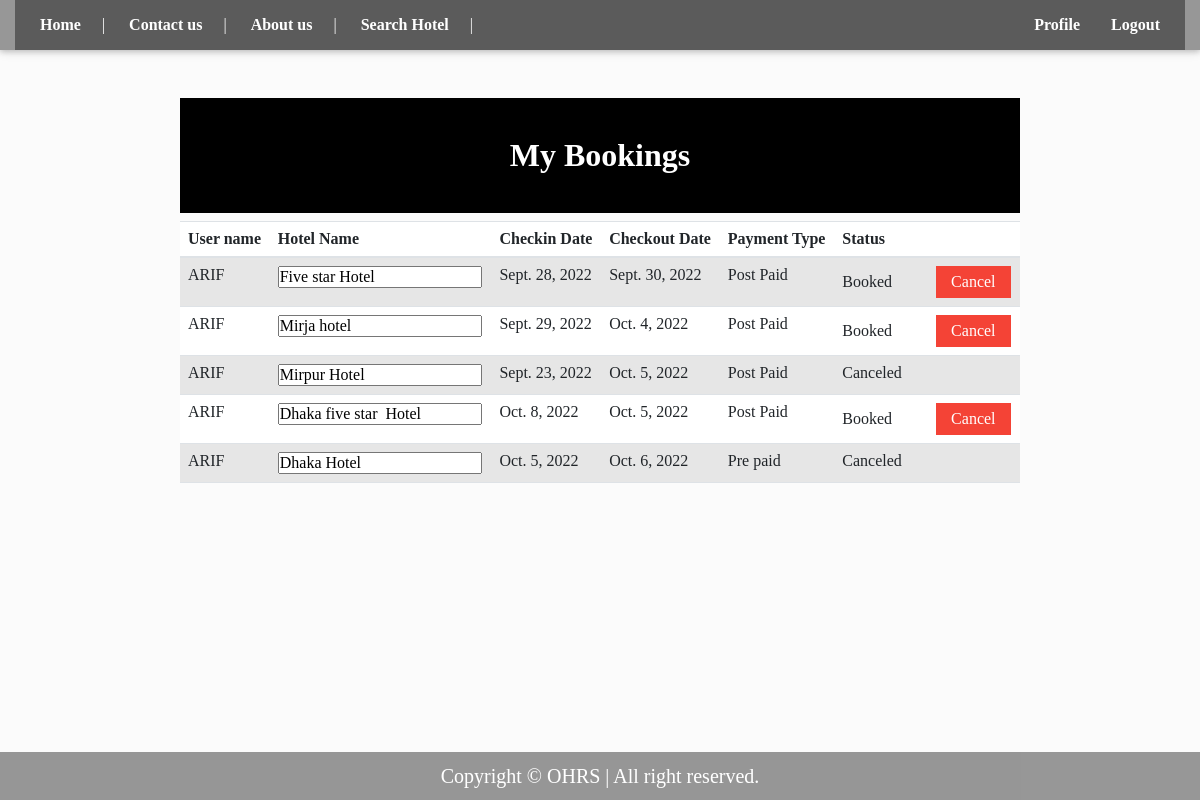
Before: /mybookings.html (signed in) with the older database file.
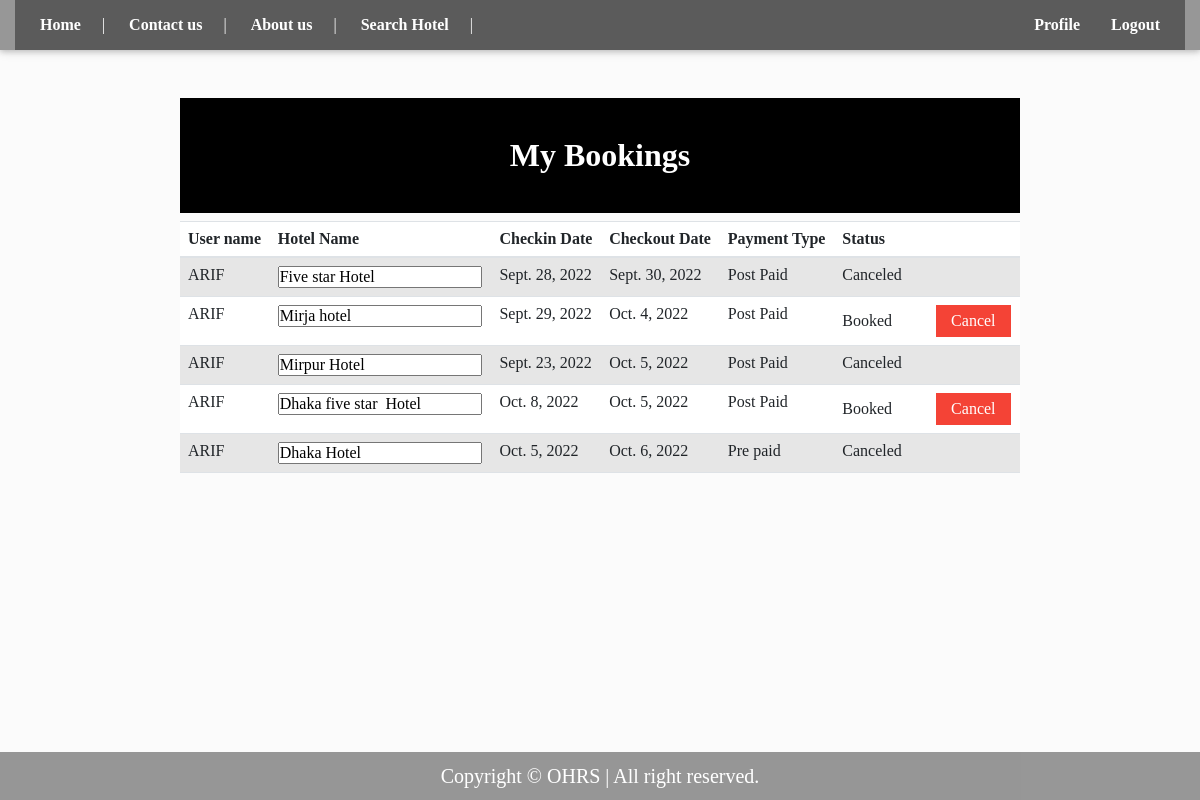
After: the same page with the newer database file.
### hotel/models.py (models this page shows, shortened)
class BaseModel(models.Model):
    uid = models.UUIDField(default=uuid.uuid4   , editable=False , primary_key=True)
    created_at = models.DateField(auto_now_add=True)
    updated_at = models.DateField(auto_now_add=True)
    class Meta:
        abstract = True

class HotelBooking(BaseModel):
    hotel= models.ForeignKey(Hotel  , related_name="hotel_bookings" , on_delete=models.CASCADE)
    user = models.ForeignKey(User, related_name="user_bookings" , on_delete=models.CASCADE)
    start_date = models.DateField()
    end_date = models.DateField()
    booking_type= models.CharField(max_length=100,choices=(('Pre Paid' , 'Pre Paid') , ('Post Paid' , 'Post Paid')))
    booking_status= models.CharField(max_length=10,default="Booked")

class Hotel(BaseModel):
    images = models.ImageField(upload_to="hotels/")
    hotel_name= models.CharField(max_length=100,null=True,blank=True)
    hotel_price = models.IntegerField(null=True,blank=True)
    description = models.TextField(null=True,blank=True)
    amenities = models.ManyToManyField(Amenities,blank=True)
    room_count = models.IntegerField(default=10,null=True,blank=True)
    Division= models.CharField(max_length=20,null=True,blank=True)
    District= models.CharField(max_length=20,null=True,blank=True)
    def __str__(self) -> str:
        return f"{self.hotel_name}"

### hotel/views.py (the view)
# urls.py: path('mybookings.html', mybookings , name='mybookings'),
@login_required(login_url='login')
def mybookings(request):
    User=request.user
    Hotel_Booking=HotelBooking.objects.filter(user=User)
    context={
         "HotelBooking":Hotel_Booking,
    }
    if 'hotel' in request.GET:
        hotel = request.GET['hotel']
        HotelBooking.objects.filter(hotel__hotel_name= hotel).filter(user= User).update(booking_status='Canceled')
    return render(request,"mybookings.html",context)

### hotel/templates/mybookings.html (shortened to what this page needs)
{%load static %}
<html lang="en">
<head>
  <link rel="stylesheet" href="https://cdn.jsdelivr.net/npm/bootstrap@4.6.1/dist/css/bootstrap.min.css">
  <link href="https://cdn.jsdelivr.net/npm/bootstrap@5.1.1/dist/css/bootstrap.min.css" rel="stylesheet"
>
  <link href="{% static 'css/style.css' %}" rel="stylesheet">
  <link rel="stylesheet" href="{% static 'css/fontawsom-all.min.css' %}">
</head>
<body style="min-height: 200px; background-image: url({% static 'img/bg-img/y.jpg' %}); background-size: cover;background-position: center;  ">
  <header class="continer-fluid ">
    <div class="header-top" style="background-color: rgba(0,0,0,0.4); ">
      <div class="container" >
        <div class="row col-det" >
          <div class="col-lg-6 d-none d-lg-block" style="background-color: rgba(0,0,0,0.4);">
            <ul class="ulleft">
              <li>
              <button class="button button1">
                {% if '@admin.com' in profile.Email %}
                  <a style="color:white;" href="home2.html"><b> Home </b></a>
                {% else %}
                  <a style="color:white;" href="home.html"><b> Home </b></a>
                {% endif %}
              </button>
                <span>|</span>
              </li>
              <li>
              <button class="button button1">
                <a style="color:white;" href="contactus.html"><b> Contact us </b></a>
              </button>
                <span>|</span>
              </li>
              <li>
              <button class="button button1">
                <a style="color:white;" href="contactus.html"><b> About us </b></a>
              </button>
                <span>|</span>
              </li>
              <li>
              <button class="button button1">
                <a style="color:white;" href="room.html"><b> Search Hotel </b></a>
              </button>
                <span>|</span>
              </li>
            </ul>
          </div>
          <div class="col-lg-6 col-md-12" style="background-color: rgba(0,0,0,0.4);">
            <ul class="ulright">
              <li>
              <button class="button button1">
                <a style="color:white;" href="profile.html"><b>Profile</b></a>
              </button>
              </li>
              <li>
              <button class="button button1">
                <a style="color:white;" href="{% url 'logout' %}"><b>Logout</b></a>
              </button>
              </li>
            </ul>
          </div>
        </div>
      </div>
    </div>
  </header>
  <div>
        <br>
        <br>
        <h2 style="text-align:center;color:white;background-color:black;width: 70%;  margin-left: auto; margin-right: auto;"><b><br>My Bookings</b><br> <p style="color:black;">ok</p></h2>
<table class="table table-striped" style="background-color: white;width: 70%;  margin-left: auto; margin-right: auto;">
  <thead>
    <tr>
      <th scope="col">User name</th>
      <th scope="col">Hotel Name</th>
      <th scope="col">Checkin Date</th>
      <th scope="col">Checkout Date</th>
      <th scope="col">Payment Type</th>
      <th scope="col">Status</th>
    </tr>
  </thead>
  <tbody>
    {% for HotelBooking in HotelBooking %}
    <form>
    <tr>
      <td style="text-transform: uppercase;">{{ HotelBooking.user }}</td>
      <td> <input name="hotel" value="{{ HotelBooking.hotel }}"></td>
      <td>{{ HotelBooking.start_date }}</td>
      <td>{{ HotelBooking.end_date }}</td>
      <td>{{ HotelBooking.booking_type}}</td>
      {% if 'Canceled' in HotelBooking.booking_status  %}
        <td>{{ HotelBooking.booking_status}}</td>
      {% else %}
        <td>{{ HotelBooking.booking_status}}  &nbsp; &nbsp; &nbsp; &nbsp; &nbsp; <input type="submit"  class="sear" value="Cancel" onclick="return confirm('Do you really want to Cancel?');"></td>
      {% endif %}
    </tr>
    </form>
    {% endfor %}
  </tbody>
</table>
    <div  class="footer">
        <p ><h5>Copyright © OHRS | All right reserved.</h5></p>
    </div>
  </div>
</body>
</html>

Changed rows visible on the page:
changed HotelBooking "Sept. 28, 2022": booking_status "Booked" → "Canceled"; value "Cancel" → (not shown)
